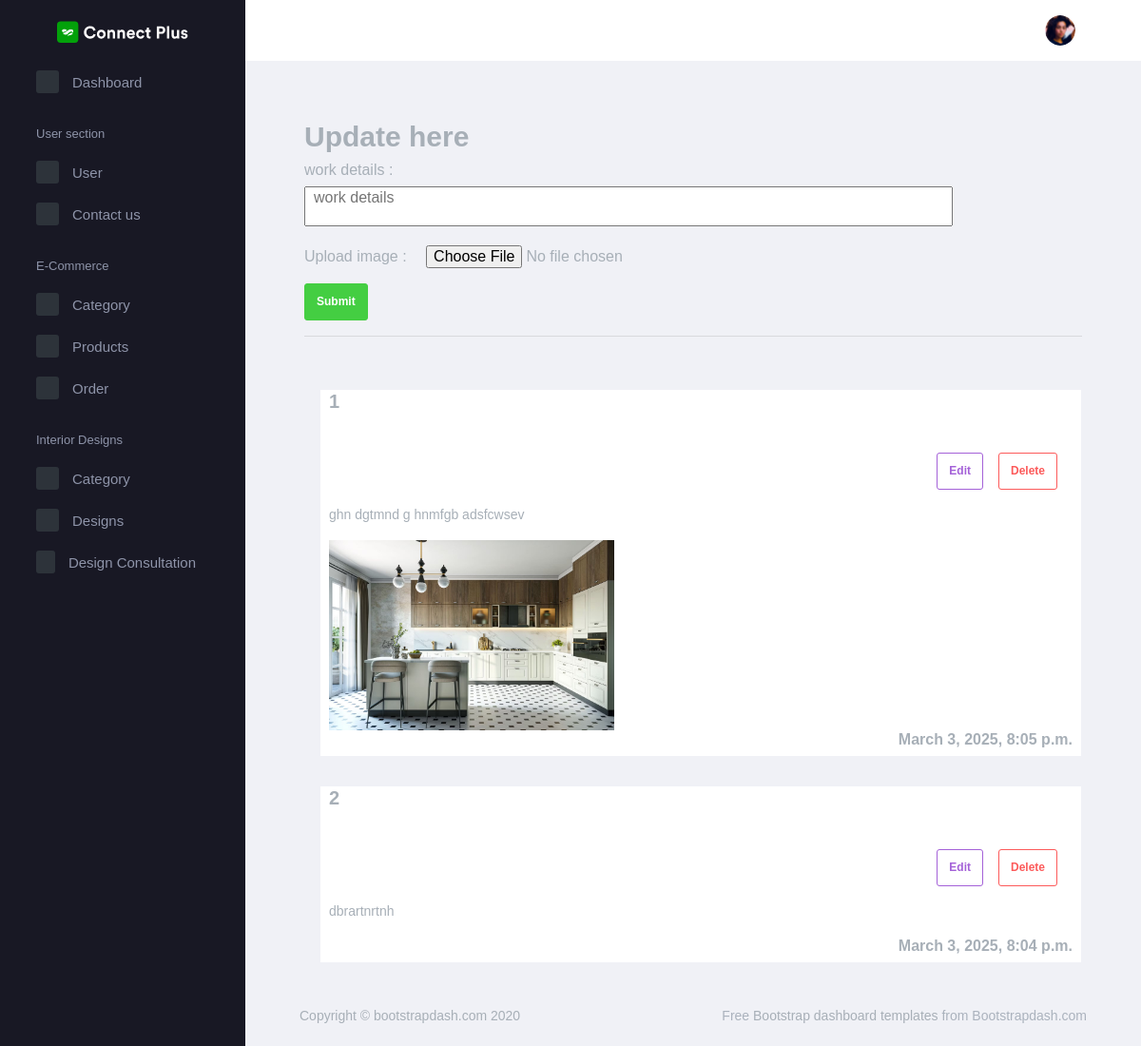
/AdminApp/work_progress/1/, run on an earlier commit of the app's database.
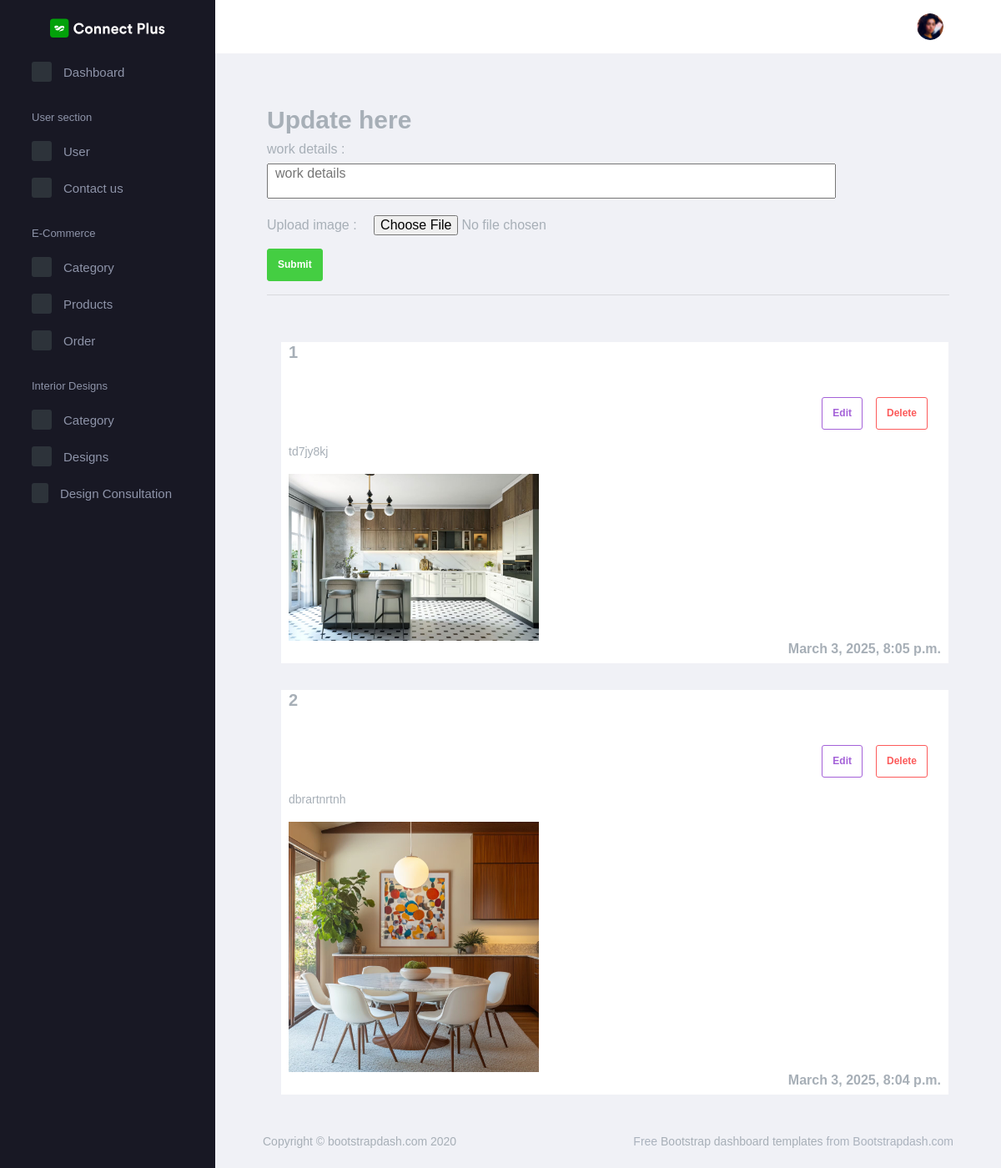
And on a later commit of the database.
### AdminApp/models.py (models this page shows)
class DailyProgressDb(models.Model):
    WorkDetails = models.CharField(max_length=200, null=True, blank=True)
    WorkImage = models.ImageField(upload_to="Working progress", null=True, blank=True)
    consult = models.ForeignKey(ConsultDb, on_delete=models.CASCADE)
    TimeStamp = models.DateTimeField(auto_now_add=True)

### AdminApp/views.py (the view)
# urls.py: path('work_progress/<int:c_id>/', views.work_progress, name="work_progress"),
def work_progress(reqest, c_id):
    consult = get_object_or_404(ConsultDb, id=c_id)
    data = DailyProgressDb.objects.filter(consult=consult).order_by('-TimeStamp')
    return render(reqest, "interior/work_update.html", {'consult': consult, 'data': data})

### AdminApp/templates/interior/work_update.html (shortened to what this page needs)
<!DOCTYPE html>
{% extends 'index.html' %}
{% block content %}
<html lang="en">
<head>
</head>
<body>
<div class="p-3">
    <h1>Update here</h1>
    <form method="post" action="{% url 'save_daily_progress' c_id=consult.id %}" enctype="multipart/form-data">
        <label>work details : </label><br>
        <textarea class=" row-6 col-10 " placeholder="work details" name="work_details"></textarea><br>
        <label>Upload image :</label>
        <input class="m-3" type="file" placeholder="upload image" name="work_image"><br>
        <button type="submit" class="btn btn-success">Submit</button>
    </form>
    <hr>
</div>
<div class="container-fluid">
    {% for d in data %}
    <div class="row m-3">
        <div class="col-12 m-2 bg-white">
            <h3>{{forloop.counter}}</h3><br>
            <div class="m-3 d-flex justify-content-end">
                <a href="{% url 'work_progress_edit_page' w_id=d.id %}">
                    <button class="btn btn-outline-info mr-3">Edit</button>
                </a>
                <a href="{% url 'delete_work_progress' w_id=d.id %}">
                    <button class="btn btn-outline-danger">Delete</button>
                </a>
            </div>
            <p>{{d.WorkDetails}}</p>
            {% if d.WorkImage %}
            <img src="{{d.WorkImage.url}}" width="300px">
            {% endif %}
            <h5 class="d-flex justify-content-end">{{d.TimeStamp}}</h5>
        </div>
    </div>
    {% endfor %}
</div>
</body>
</html>
{% endblock %}

What changed in the data, as far as the page shows it:
changed DailyProgressDb "March 3, 2025, 8:05 p.m.": WorkDetails "ghn dgtmnd g hnmfgb adsfcwsev" → "td7jy8kj"
changed DailyProgressDb "March 3, 2025, 8:04 p.m.": WorkImage: picture added
